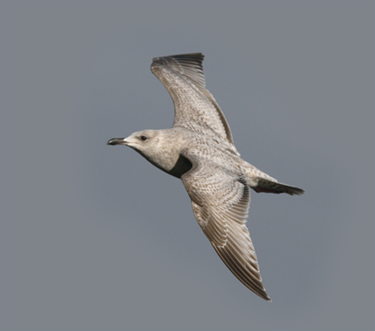
%> input picture Lab06/data/bird.bmp, 375 x 331 px
$ octave proj1.m   (GNU Octave 9; MATLAB toolbox functions it lacks are replaced by stand-ins)
%> lines starting %> are read from the running program, lines starting %| are printed output that depends on the picture
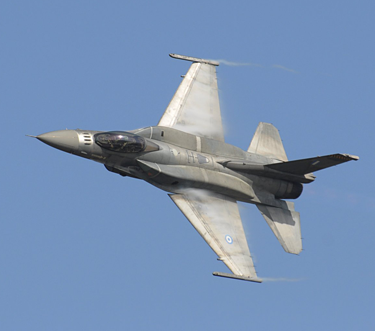
%> input picture Lab06/data/plane.bmp, 375 x 331 px
### Lab06/code/my_imfilter.m

function output = my_imfilter(image, filter)
% This function is intended to behave like the built in function imfilter()
% See 'help imfilter' or 'help conv2'. While terms like "filtering" and
% "convolution" might be used interchangeably, and they are indeed nearly
% the same thing, there is a difference:
% from 'help filter2'
%    2-D correlation is related to 2-D convolution by a 180 degree rotation
%    of the filter matrix.
% Your function should work for color images. Simply filter each color
% channel independently.
% Your function should work for filters of any width and height
% combination, as long as the width and height are odd (e.g. 1, 7, 9). This
% restriction makes it unambigious which pixel in the filter is the center
% pixel.
% Boundary handling can be tricky. The filter can't be centered on pixels
% at the image boundary without parts of the filter being out of bounds. If
% you look at 'help conv2' and 'help imfilter' you see that they have
% several options to deal with boundaries. You should simply recreate the
% default behavior of imfilter -- pad the input image with zeros, and
% return a filtered image which matches the input resolution. A better
% approach is to mirror the image content over the boundaries for padding.
% % Uncomment if you want to simply call imfilter so you can see the desired
% % behavior. When you write your actual solution, you can't use imfilter,
% % filter2, conv2, etc. Simply loop over all the pixels and do the actual
% % computation. It might be slow.
% output = imfilter(image, filter);

    [I_height, I_width, channel] = size(image);
%> I_height = 331; I_width = 375; channel = 3
    [F_height, F_width] = size(filter);

    height = I_height + F_height - 1;
%> height = 375
    width = I_width + F_width - 1;
%> width = 419
    h_begin = 1 + (F_height - 1) / 2;
    w_begin = 1 + (F_width - 1) / 2;
    h_end = height - (F_height - 1) / 2;
%> h_end = 353
    w_end = width - (F_width - 1) / 2;
%> w_end = 397

    R = zeros(height, width);
    G = zeros(height, width);
    B = zeros(height, width);
    R(h_begin:h_end, w_begin:w_end) = image(:, :, 1);
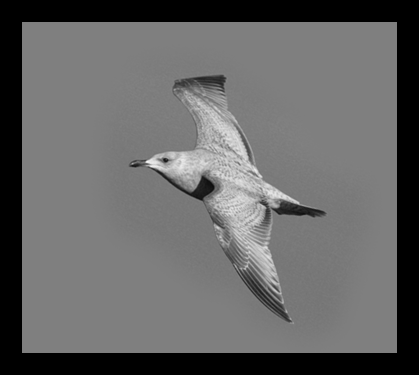
%> R: size 375x419 double; min 0, max 0.973, mean 0.396
    G(h_begin:h_end, w_begin:w_end) = image(:, :, 2);
    B(h_begin:h_end, w_begin:w_end) = image(:, :, 3);
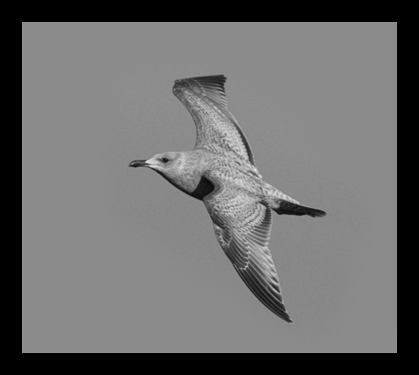
%> B: size 375x419 double; min 0, max 0.91, mean 0.424
    out_R = zeros(height, width);
    out_G = zeros(height, width);
    out_B = zeros(height, width);

% [8 lines of commented-out code are left out]

    for i = h_begin:h_end
        for j = w_begin:w_end
            for m = 1:F_height
                for n = 1:F_width
                    out_R(i,j) = out_R(i,j) + R(i+m-(F_height+1)/2,j+n-(F_width+1)/2) * filter(m,n);
                    out_G(i,j) = out_G(i,j) + G(i+m-(F_height+1)/2,j+n-(F_width+1)/2) * filter(m,n);
                    out_B(i,j) = out_B(i,j) + B(i+m-(F_height+1)/2,j+n-(F_width+1)/2) * filter(m,n);
%                     out_Y(i,j) = out_Y(i,j) + Y(i+m-(F_height+1)/2,j+n-(F_width+1)/2) * filter(m,n);
                end
            end
        end
    end

    output = single(zeros(I_height, I_width, channel));
    output(:,:,1) = out_R(h_begin:h_end, w_begin:w_end);
    output(:,:,2) = out_G(h_begin:h_end, w_begin:w_end);
    output(:,:,3) = out_B(h_begin:h_end, w_begin:w_end);
%     output(:,:,:) = cat(3, out_Y, out_Y, out_Y);
end

### Lab06/code/proj1.m
% Before trying to construct hybrid images, it is suggested that you
% implement my_imfilter.m and then debug it using proj1_test_filtering.m

% Debugging tip: You can split your MATLAB code into cells using "%%"
% comments. The cell containing the cursor has a light yellow background,
% and you can press Ctrl+Enter to run just the code in that cell. This is
% useful when projects get more complex and slow to rerun from scratch

close all; % closes all figures
clear; clc;

%% Setup
% read images and convert to floating point format
image1 = im2single(imread('../data/bird.bmp'));
image2 = im2single(imread('../data/plane.bmp'));

% Several additional test cases are provided for you, but feel free to make
% your own (you'll need to align the images in a photo editor such as
% Photoshop). The hybrid images will differ depending on which image you
% assign as image1 (which will provide the low frequencies) and which image
% you asign as image2 (which will provide the high frequencies)

%% Filtering and Hybrid Image construction
cutoff_frequency = 11;
% This is the standard deviation, in pixels, of the Gaussian blur that will remove
% the high frequencies from one image and remove the low frequencies from another
% image (by subtracting a blurred version from the original version). You will
% want to tune this for every image pair to get the best results.
filter = fspecial('Gaussian', cutoff_frequency*4+1, cutoff_frequency);

%%%%%%%%%%%%%%%%%%%%%%%%%%%%%%%%%%%%%%%%%%%%%%%%%%%%%%%%%%%%%%%%%%%%%%%%
% Remove the high frequencies from image1 by blurring it. The amount of
% blur that works best will vary with different image pairs
%%%%%%%%%%%%%%%%%%%%%%%%%%%%%%%%%%%%%%%%%%%%%%%%%%%%%%%%%%%%%%%%%%%%%%%%

tic
%> (the run ends here)
